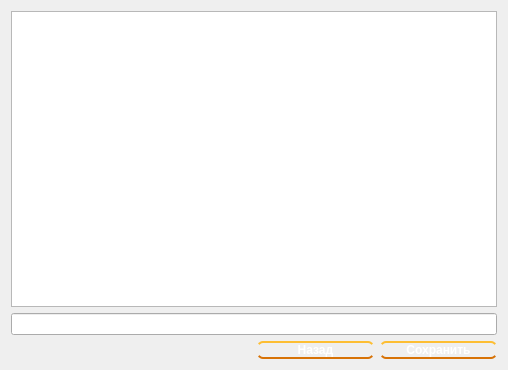
<?xml version="1.0" encoding="UTF-8"?>
<ui version="4.0">
 <class>SaveWindow</class>
 <widget class="QDialog" name="SaveWindow">
  <property name="geometry">
   <rect>
    <x>0</x>
    <y>0</y>
    <width>508</width>
    <height>370</height>
   </rect>
  </property>
  <property name="windowTitle">
   <string>Dialog</string>
  </property>
  <property name="styleSheet">
   <string notr="true">QWidget {
	font-weight: bold
}

QPushButton {
  color: white;
  text-decoration: none;
  padding: .5em 2em;
  outline: none;
  border-width: 2px 0;
  border-style: solid none;
  border-color: #FDBE33 #000 #D77206;
  border-radius: 6px;
  background: linear-gradient(#F3AE0F, #E38916) #E38916;
}

QMessageBox {
    background-color: #CD853F;
	background-image: url(&quot;:/resources/img/bground.png&quot;)
}</string>
  </property>
  <layout class="QGridLayout" name="gridLayout">
   <item row="2" column="1">
    <layout class="QHBoxLayout" name="horizontalLayout_2">
     <item>
      <widget class="QPushButton" name="backSaving">
       <property name="text">
        <string>Назад</string>
       </property>
      </widget>
     </item>
     <item>
      <widget class="QPushButton" name="saveSaving">
       <property name="text">
        <string>Сохранить</string>
       </property>
      </widget>
     </item>
    </layout>
   </item>
   <item row="0" column="0" colspan="2">
    <widget class="QListWidget" name="listWidget">
     <property name="styleSheet">
      <string notr="true"/>
     </property>
    </widget>
   </item>
   <item row="1" column="0" colspan="2">
    <widget class="QLineEdit" name="lineEdit"/>
   </item>
  </layout>
 </widget>
 <resources/>
 <connections/>
</ui>
